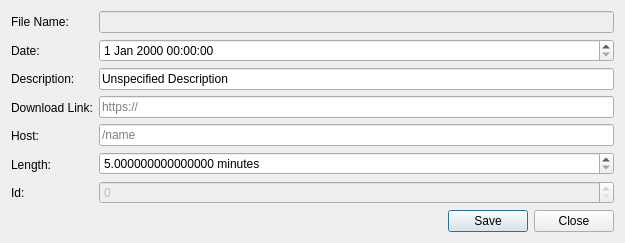
<?xml version="1.0" encoding="UTF-8"?>
<ui version="4.0">
 <class>Dialog</class>
 <widget class="QDialog" name="Dialog">
  <property name="geometry">
   <rect>
    <x>0</x>
    <y>0</y>
    <width>625</width>
    <height>227</height>
   </rect>
  </property>
  <property name="windowTitle">
   <string>Dialog</string>
  </property>
  <layout class="QVBoxLayout" name="verticalLayout_2">
   <item>
    <layout class="QHBoxLayout" name="horizontalLayout">
     <item>
      <layout class="QVBoxLayout" name="verticalLayout_3">
       <item>
        <widget class="QLabel" name="label_5">
         <property name="text">
          <string>File Name:</string>
         </property>
        </widget>
       </item>
       <item>
        <widget class="QLabel" name="label">
         <property name="text">
          <string>Date:</string>
         </property>
        </widget>
       </item>
       <item>
        <widget class="QLabel" name="label_6">
         <property name="frameShape">
          <enum>QFrame::NoFrame</enum>
         </property>
         <property name="text">
          <string>Description:</string>
         </property>
        </widget>
       </item>
       <item>
        <widget class="QLabel" name="label_2">
         <property name="text">
          <string>Download Link:</string>
         </property>
        </widget>
       </item>
       <item>
        <widget class="QLabel" name="label_7">
         <property name="text">
          <string>Host:</string>
         </property>
        </widget>
       </item>
       <item>
        <widget class="QLabel" name="label_3">
         <property name="text">
          <string>Length:</string>
         </property>
        </widget>
       </item>
       <item>
        <widget class="QLabel" name="label_4">
         <property name="text">
          <string>Id:</string>
         </property>
        </widget>
       </item>
      </layout>
     </item>
     <item>
      <layout class="QVBoxLayout" name="verticalLayout" stretch="0,0,0,0,0,0,0">
       <item>
        <widget class="QLineEdit" name="inputFileName">
         <property name="enabled">
          <bool>false</bool>
         </property>
        </widget>
       </item>
       <item>
        <widget class="QDateTimeEdit" name="inputDate"/>
       </item>
       <item>
        <widget class="QLineEdit" name="inputDescription">
         <property name="text">
          <string>Unspecified Description</string>
         </property>
         <property name="placeholderText">
          <string>Description</string>
         </property>
        </widget>
       </item>
       <item>
        <widget class="QLineEdit" name="inputDownloadLink">
         <property name="text">
          <string/>
         </property>
         <property name="placeholderText">
          <string>https://</string>
         </property>
        </widget>
       </item>
       <item>
        <widget class="QLineEdit" name="inputHost">
         <property name="text">
          <string/>
         </property>
         <property name="placeholderText">
          <string>/name</string>
         </property>
        </widget>
       </item>
       <item>
        <widget class="QDoubleSpinBox" name="inputLength">
         <property name="focusPolicy">
          <enum>Qt::ClickFocus</enum>
         </property>
         <property name="suffix">
          <string> minutes</string>
         </property>
         <property name="decimals">
          <number>15</number>
         </property>
         <property name="minimum">
          <double>5.000000000000000</double>
         </property>
        </widget>
       </item>
       <item>
        <widget class="QSpinBox" name="inputID">
         <property name="enabled">
          <bool>false</bool>
         </property>
         <property name="focusPolicy">
          <enum>Qt::ClickFocus</enum>
         </property>
         <property name="maximum">
          <number>9999999</number>
         </property>
        </widget>
       </item>
      </layout>
     </item>
    </layout>
   </item>
   <item>
    <widget class="QDialogButtonBox" name="buttonBox">
     <property name="orientation">
      <enum>Qt::Horizontal</enum>
     </property>
     <property name="standardButtons">
      <set>QDialogButtonBox::Close|QDialogButtonBox::Save</set>
     </property>
     <property name="centerButtons">
      <bool>false</bool>
     </property>
    </widget>
   </item>
  </layout>
 </widget>
 <resources/>
 <connections>
  <connection>
   <sender>buttonBox</sender>
   <signal>accepted()</signal>
   <receiver>Dialog</receiver>
   <slot>accept()</slot>
   <hints>
    <hint type="sourcelabel">
     <x>248</x>
     <y>254</y>
    </hint>
    <hint type="destinationlabel">
     <x>157</x>
     <y>274</y>
    </hint>
   </hints>
  </connection>
  <connection>
   <sender>buttonBox</sender>
   <signal>rejected()</signal>
   <receiver>Dialog</receiver>
   <slot>reject()</slot>
   <hints>
    <hint type="sourcelabel">
     <x>316</x>
     <y>260</y>
    </hint>
    <hint type="destinationlabel">
     <x>286</x>
     <y>274</y>
    </hint>
   </hints>
  </connection>
 </connections>
</ui>
